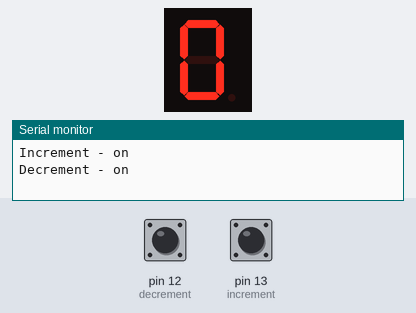
Simulated run of this sketch. Board: Arduino Uno, built with avr-gcc and run on an emulated ATmega328P. Shown: 1-digit seven-segment display, the last lines printed to the serial monitor. Wiring (inferred from the names in the program): 1-digit 7-segment display, segments lit when LOW: segments pin 3, pin 2, pin 4, pin 5, pin 6, pin 7, pin 8. Inputs (shaded band) come from the test bench; at power-on: pin 12 (decrement) HIGH, pin 13 (increment) HIGH. The segment pins are drawn as the display they are named for.

Above: at 1.2 s.
1.3 s: pin 12 (decrement) pulled LOW for 0.15 s
At 2.7 s:
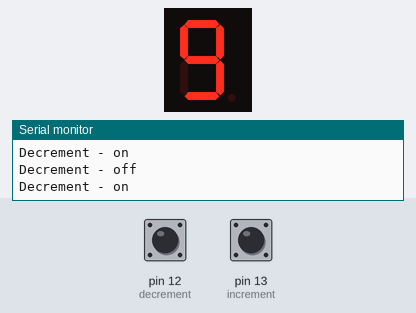
3.0 s: pin 12 (decrement) pulled LOW for 1 s
At 5.2 s:
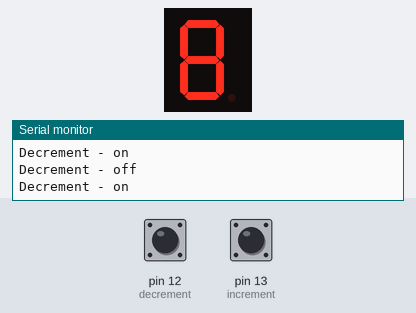
5.5 s: pin 13 (increment) pulled LOW for 0.15 s
At 6.0 s:
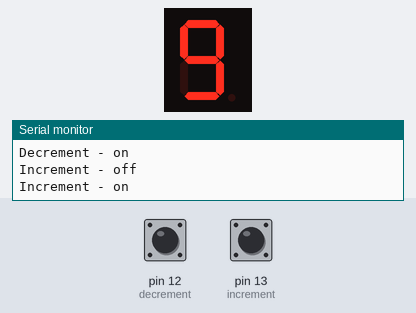
Timing chart, 0 to 8.5 s (numbered marks = the images above; inputs shaded):
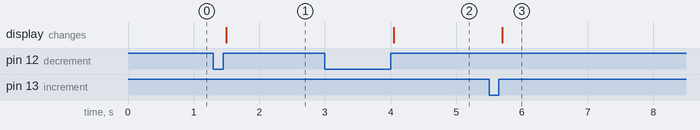

The sketch:

lab2task.ino
```cpp
// Pin Numbers for segment LEDs
#define A 2
#define B 3
#define C 4
#define D 5
#define E 6
#define F 7
#define G 8

const int segs[7] = {A, B, C, D, E, F, G};
const byte digits[10] = {0b1000000, 0b1111010, 0b0100100, 0b0110000, 0b0011010, 0b0010001, 0b0000001, 0b1111000, 0b0000000, 0b0010000};

bool isButtonPressed = false;
int counter = 0;   // counter for the number of button presses
int incState = 0;         // current state of the inc. button
int prevIncState = 0;     // previous state of the inc. button
int decState = 0;         // current state of the dec. button
int prevDecState = 0;     // previous state of the dec. button

void setup()
{
  // put your setup code here, to run once:
  Serial.begin(9600);
  // initialize pin modes
  for (int i = 0; i < 7; i++)
  {
    pinMode(segs[i], OUTPUT);
  }
  showDigit(digits[0]);
  pinMode(12, INPUT_PULLUP); // decrement
  pinMode(13, INPUT_PULLUP); // increment
}

void loop()
{
  incState = digitalRead(13); // read from pin 13
  decState = digitalRead(12); // read from pin 12

  incButton(); // check conditions for pin 13
  decButton(); // check conditions for pin 12

  if(isButtonPressed) // if a button is pressed, that means counter must have updated
  {
     showDigit(digits[counter]); // show counter
  }
}

// switches on LEDs of 7 segment
void showDigit(byte digit)
{
  for (int i = 0; i < 7; i++)
  {
    int bit = bitRead(digit, i); // read a single bit
    digitalWrite(segs[i], bit); // switch on a particular LED of 7 segment
  }
}

// checks conditions for increment button
void incButton()
{
  // compare the incState to its previous state
  if (incState != prevIncState)
  {
    // if the state has changed, increment the counter
    if (incState)
    {
      isButtonPressed = true;
      counter++;
      if(counter > 9)
        counter = 0;
      Serial.println("Increment - on");
    }
    else
    {
      Serial.println("Increment - off");
    }
    // Delay a little bit to avoid bouncing
    delay(50);
  }
  // save the current state as the prev state, for next time through the loop
  prevIncState = incState;
}

// checks conditions for decrement button
void decButton()
{
  // compare the decState to its previous state
  if (decState != prevDecState)
  {
    // if the state has changed, decrement the counter
    if (decState)
    {
      isButtonPressed = true;
      counter--;
      if(counter < 0)
        counter = 9;
      Serial.println("Decrement - on");
    }
    else
    {
      Serial.println("Decrement - off");
    }
    // Delay a little bit to avoid bouncing
    delay(50);
  }
  // save the current state as the prev state, for next time through the loop
  prevDecState = decState;
}
```

Measured:
- after the input at 1.3 s, the display: changes after 0.20 s (image 1)
- after the input at 3.0 s, the display: changes after 1.1 s (image 2)
- after the input at 5.5 s, the display: changes after 0.20 s (image 3)
